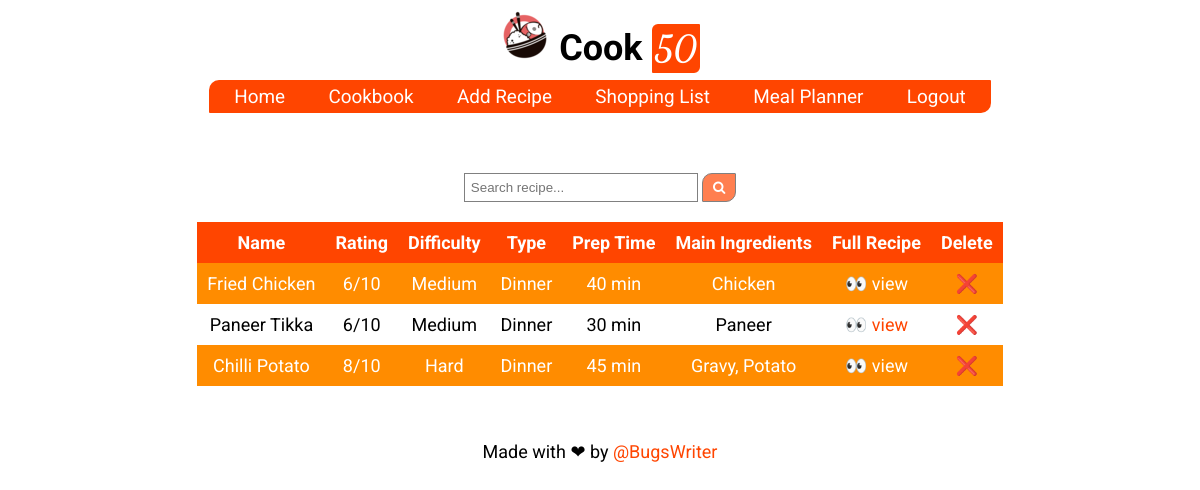
The page /recipes (signed in) on the database its author committed.
### tables this page shows
CREATE TABLE recipe(
    name TEXT NOT NULL,
    rating INT NOT NULL,
    difficulty TEXT NOT NULL,
    type TEXT NOT NULL,
    prep_time INT NOT NULL,
    main_ingredients TEXT NOT NULL,
    recipe_link TEXT NOT NULL,
    user_id INT NOT NULL,
    FOREIGN KEY(user_id) REFERENCES user(rowid)
);

### cookpkg/routes.py (the view)
@app.route("/recipes", methods=["GET"])
def recipes():
    if not request.cookies.get("user_id"):
        return redirect(url_for('login'))
    uid = request.cookies.get("user_id")
    offset = 0
    if request.args.get('page'):
        page = int(request.args.get('page'))
        offset = 10 * (page - 1)
    data = crud_get_recipes(uid, offset)
    return render_template("recipe_list.html", data=data)

### cookpkg/crud.py (called while the page is built)
def crud_get_recipes(uid, offset):
    conn = sqlite3.connect(DB_NAME)
    c = conn.cursor()
    data = []
    for row in c.execute("SELECT rowid, * FROM recipe WHERE user_id='{}' LIMIT 10 OFFSET {}".format(uid, offset)):
        data.append(list(row))
    conn.close()
    return data

### cookpkg/templates/recipe_list.html (shortened to what this page needs)
{% extends "layout.html" %}
{% block content %}
<div class="container">
  <div class="search-box">
    <form class="search-form result-page-search-form" action="/search" method="GET" id="must-field">
      <input type="text" placeholder="Search recipe..." name="query">
      <button type="submit" onclick="return empty()">&nbsp<i class="fa fa-search"></i>&nbsp</button>
    </form>
  </div>
  <div class="result-box">
    <table>
      <tr>
	<th>Name</th>
	<th>Rating</th>
	<th>Difficulty</th>
	<th>Type</th>
	<th>Prep Time</th>
	<th>Main Ingredients</th>
	<th>Full Recipe</th>
	<th>Delete</th>
      </tr>
      {% for recipe in data %}
      <tr>
	<td>{{ recipe[1] }}</td>
	<td>{{ recipe[2] }}/10</td>
	<td>{{ recipe[3] }}</td>
	<td>{{ recipe[4] }}</td>
	<td>{{ recipe[5] }} min</td>
	<td>{{ recipe[6] }}</td>
	<td><a href="https://{{ recipe[7] }}">👀 view</a></td>
	<td><a href="/delete_recipe?id={{ recipe[0] }}">❌</a></td>
      </tr>
      {% endfor %}
    </table>
  </div>
</div>
{% endblock content %}

### cookpkg/templates/layout.html (shortened to what this page needs)
<!DOCTYPE html>
<html>
  <head>
    <link rel="stylesheet" type="text/css" href="{{ url_for('static', filename='css/style.css') }}">
    <link rel="stylesheet" href="https://cdnjs.cloudflare.com/ajax/libs/font-awesome/4.7.0/css/font-awesome.min.css">
  </head>
  <body>
    <header>
      <h1>
	<img src="{{ url_for('static', filename='img/logo.png') }}" width="50px">
	Cook <span>50</span>
      </h1>
    </header>
    <ul class="nav">
      <li class="active"><a href="/">Home</a></li>
      <li><a href="{{ url_for('recipes') }}">Cookbook</a></li>
      <li><a href="{{ url_for('add_recipe') }}">Add Recipe</a></li>
      <li><a href="#">Shopping List</a></li>
      <li><a href="#">Meal Planner</a></li>
      {% if request.cookies.get('user_id') %}
      <li><a href="/logout">Logout</a></li>
      {% else %}
      <li><a href="/login">Login</a></li>
      {% endif %}
    </ul>
    <div class="container">
      {% block content %}{% endblock %}
    </div>
    <footer>
      <span>Made with ❤ by <a href="https://bugswriter.com">@BugsWriter</a></span>
    </footer>
  </body>
</html>

### cookpkg/static/css/style.css (style rules this page uses)
:root { --color01: #FFA500; --color02: #FF8C00; --color03: #FF7F50; --color04: #FF6347; --color05: #FF4500; --fontsize: 18px; --font: "Roboto" }
body { color: black; min-height: 100vh; padding: 0; margin: 0; box-sizing: border-box; font-family: var(--font), sans-serif; font-size: var(--fontsize); }
body * { margin: 0; padding: 0; }
body a { color: var(--color05); text-decoration: none; }
header h1 { width: fit-content; margin: auto; padding: 10px; }
header h1 span { color: white; background-color: var(--color05); border-radius: 6px 1px; font-family: 'Dancing Script', cursive; padding: 3px; }
.nav { background-color: var(--color05); margin: auto; width: fit-content; border-radius: 10px 1px; padding: 5px; font-size: 75%; }
.nav a { color: white; font-size: 140%; }
.nav .active { color: var(--color01); }
.nav li { display: inline; margin: 0px 20px; }
.container { font-size: 100%; }
footer { padding: 15px; width: fit-content; margin: auto; }
img { margin: auto; }
form.search-form input[type=text] { padding: 6px; border: 1px solid grey; width: 220px; }
form.search-form button { padding: 6px; background: var(--color03); color: white; border: 1px solid grey; cursor: pointer; border-radius: 10px 1px; }
form.search-form::after { content: ""; clear: both; }
.search-box { width: fit-content; padding: 20px; margin: auto; }
.result-box { width: fit-content; margin: auto; }
.result-box table { border-collapse: collapse; }
.result-box td, th { text-align: center; padding: 10px; }
.result-box th { background-color: var(--color05); color: white; }
.result-box tr:nth-child(even) { background-color: var(--color02); color: white; }
.result-box tr:nth-child(even) a { color: white; }
.result-box tr:nth-child(odd) a { background-color: white; padding: 2px; border-radius: 3px; }
.container { width: fit-content; margin: 40px auto; }

### rows shown on the page
recipe: name "Fried Chicken", rating "6", difficulty "Medium", type "Dinner", prep_time "40", main_ingredients "Chicken"
recipe: name "Paneer Tikka", rating "6", difficulty "Medium", type "Dinner", prep_time "30", main_ingredients "Paneer"
recipe: name "Chilli Potato", rating "8", difficulty "Hard", type "Dinner", prep_time "45", main_ingredients "Gravy, Potato"
